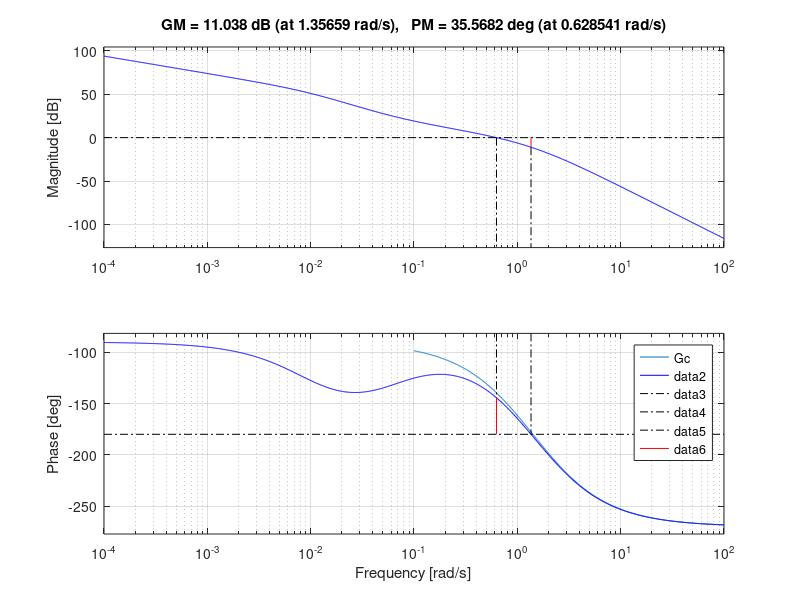
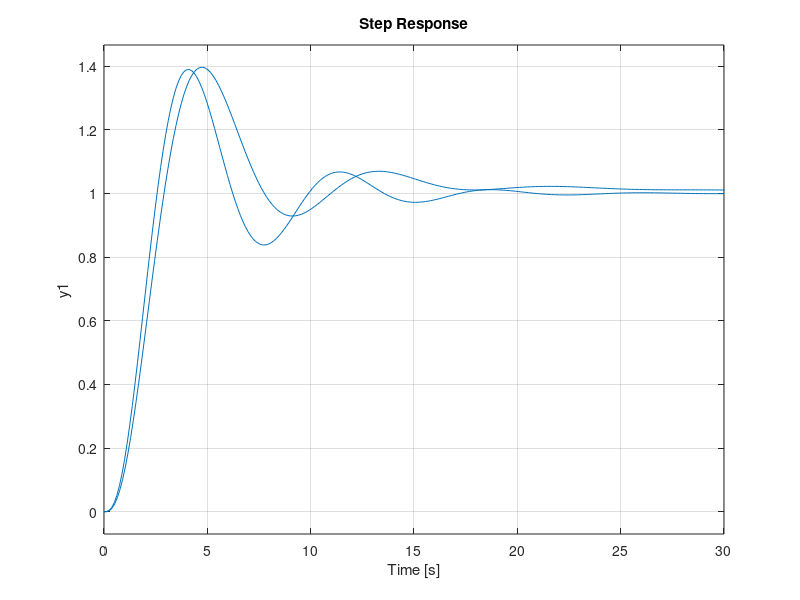

Source code (MATLAB) for these figures, in order:
% Compensador en atraso
% Requerimientos 
% Kv = 5; MF = 40; MG > 10dB
G = tf(1,conv([1,0],conv([1,1],[0.5,1])))
margin(G)
% Paso 1. Elijo K para cumplir con Kv
K = 5
% genero nueva G1
G1= K*G
% Nuevos margenes de fase y ganancia
figure(1)
bode(G)
hold on
margin(G1)
hold off
legend('G','G1')
% Paso 2, desde la gráfica buscar w que si cumpla con MF

% paso 3. Ubicar frecuencia esquina (si se puede una decada por debajo de
% frecuencia de cruce de ganancia)
valor_atenuar = 16.2
% paso 4. Calcular la ganacia que se debe atenuar y calcular B
B = 10^(valor_atenuar/20)

% paso 5. calcular otra frecuencia esquina


% paso 6. Calcular Kc

Kc = 0.7744;
sz = 0.063
sp = sz/B
Gc = Kc * tf([1,sz],[1,sp])

figure(1)
bode(G)
hold on
bode(Gc)
margin(G*Gc)


T = feedback(G*Gc,1)
figure
step(T)
To = feedback(G,1)
hold on
step(To)
